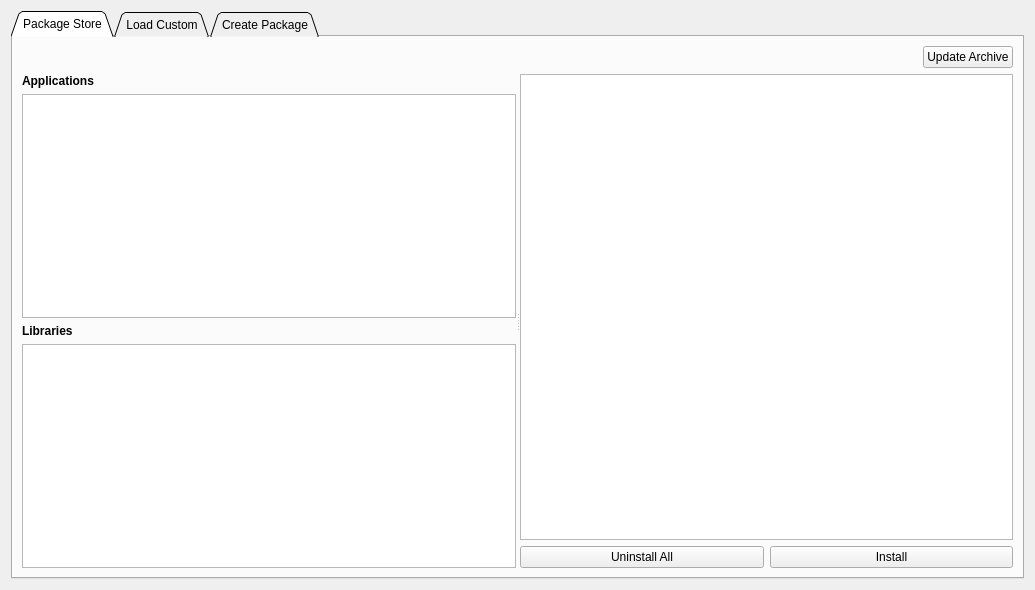
<?xml version="1.0" encoding="UTF-8"?>
<ui version="4.0">
 <class>PageVescPackage</class>
 <widget class="QWidget" name="PageVescPackage">
  <property name="geometry">
   <rect>
    <x>0</x>
    <y>0</y>
    <width>1035</width>
    <height>590</height>
   </rect>
  </property>
  <property name="windowTitle">
   <string>Form</string>
  </property>
  <layout class="QVBoxLayout" name="verticalLayout">
   <item>
    <widget class="QTabWidget" name="tabWidget">
     <property name="tabShape">
      <enum>QTabWidget::Triangular</enum>
     </property>
     <property name="currentIndex">
      <number>0</number>
     </property>
     <widget class="QWidget" name="tab_3">
      <attribute name="title">
       <string>Package Store</string>
      </attribute>
      <layout class="QVBoxLayout" name="verticalLayout_6">
       <item>
        <layout class="QHBoxLayout" name="horizontalLayout_6">
         <item>
          <widget class="DisplayPercentage" name="displayDl" native="true">
           <property name="sizePolicy">
            <sizepolicy hsizetype="MinimumExpanding" vsizetype="Preferred">
             <horstretch>0</horstretch>
             <verstretch>0</verstretch>
            </sizepolicy>
           </property>
          </widget>
         </item>
         <item>
          <widget class="QPushButton" name="dlArchiveButton">
           <property name="text">
            <string>Update Archive</string>
           </property>
          </widget>
         </item>
        </layout>
       </item>
       <item>
        <widget class="QSplitter" name="splitter">
         <property name="sizePolicy">
          <sizepolicy hsizetype="Expanding" vsizetype="MinimumExpanding">
           <horstretch>0</horstretch>
           <verstretch>0</verstretch>
          </sizepolicy>
         </property>
         <property name="orientation">
          <enum>Qt::Horizontal</enum>
         </property>
         <widget class="QWidget" name="">
          <layout class="QVBoxLayout" name="verticalLayout_5">
           <item>
            <widget class="QLabel" name="label_2">
             <property name="font">
              <font>
               <weight>75</weight>
               <bold>true</bold>
              </font>
             </property>
             <property name="text">
              <string>Applications</string>
             </property>
            </widget>
           </item>
           <item>
            <widget class="QListWidget" name="applicationList">
             <property name="editTriggers">
              <set>QAbstractItemView::NoEditTriggers</set>
             </property>
            </widget>
           </item>
           <item>
            <widget class="QLabel" name="label_3">
             <property name="font">
              <font>
               <weight>75</weight>
               <bold>true</bold>
              </font>
             </property>
             <property name="text">
              <string>Libraries</string>
             </property>
            </widget>
           </item>
           <item>
            <widget class="QListWidget" name="libraryList">
             <property name="editTriggers">
              <set>QAbstractItemView::NoEditTriggers</set>
             </property>
            </widget>
           </item>
          </layout>
         </widget>
         <widget class="QWidget" name="layoutWidget">
          <layout class="QVBoxLayout" name="verticalLayout_4">
           <item>
            <widget class="QTextBrowser" name="storeBrowser"/>
           </item>
           <item>
            <layout class="QHBoxLayout" name="horizontalLayout_5">
             <item>
              <widget class="QPushButton" name="uninstallButton">
               <property name="text">
                <string>Uninstall All</string>
               </property>
              </widget>
             </item>
             <item>
              <widget class="QPushButton" name="installButton">
               <property name="text">
                <string>Install</string>
               </property>
              </widget>
             </item>
            </layout>
           </item>
          </layout>
         </widget>
        </widget>
       </item>
      </layout>
     </widget>
     <widget class="QWidget" name="tab">
      <attribute name="title">
       <string>Load Custom</string>
      </attribute>
      <layout class="QVBoxLayout" name="verticalLayout_3">
       <item>
        <widget class="QGroupBox" name="lispBox_3">
         <property name="title">
          <string>Load Package</string>
         </property>
         <layout class="QHBoxLayout" name="horizontalLayout_4">
          <property name="spacing">
           <number>2</number>
          </property>
          <property name="leftMargin">
           <number>6</number>
          </property>
          <property name="topMargin">
           <number>6</number>
          </property>
          <property name="rightMargin">
           <number>6</number>
          </property>
          <property name="bottomMargin">
           <number>6</number>
          </property>
          <item>
           <widget class="QLineEdit" name="loadEdit"/>
          </item>
          <item>
           <widget class="QPushButton" name="chooseLoadButton">
            <property name="sizePolicy">
             <sizepolicy hsizetype="Fixed" vsizetype="Fixed">
              <horstretch>0</horstretch>
              <verstretch>0</verstretch>
             </sizepolicy>
            </property>
            <property name="toolTip">
             <string>Choose file...</string>
            </property>
            <property name="text">
             <string/>
            </property>
            <property name="icon">
             <iconset resource="../res.qrc">
              <normaloff>:/res/icons/Open Folder-96.png</normaloff>:/res/icons/Open Folder-96.png</iconset>
            </property>
           </widget>
          </item>
          <item>
           <widget class="QPushButton" name="loadRefreshButton">
            <property name="text">
             <string/>
            </property>
            <property name="icon">
             <iconset resource="../res.qrc">
              <normaloff>:/res/icons/Refresh-96.png</normaloff>:/res/icons/Refresh-96.png</iconset>
            </property>
           </widget>
          </item>
          <item>
           <widget class="QPushButton" name="writeButton">
            <property name="text">
             <string>Write to VESC</string>
            </property>
            <property name="icon">
             <iconset resource="../res.qrc">
              <normaloff>:/res/icons/Download-96.png</normaloff>:/res/icons/Download-96.png</iconset>
            </property>
           </widget>
          </item>
         </layout>
        </widget>
       </item>
       <item>
        <widget class="QTextBrowser" name="loadBrowser"/>
       </item>
      </layout>
     </widget>
     <widget class="QWidget" name="tab_2">
      <attribute name="title">
       <string>Create Package</string>
      </attribute>
      <layout class="QVBoxLayout" name="verticalLayout_2">
       <item>
        <widget class="QGroupBox" name="lispBox">
         <property name="title">
          <string>Lisp</string>
         </property>
         <property name="checkable">
          <bool>true</bool>
         </property>
         <layout class="QHBoxLayout" name="horizontalLayout">
          <property name="spacing">
           <number>2</number>
          </property>
          <property name="leftMargin">
           <number>6</number>
          </property>
          <property name="topMargin">
           <number>6</number>
          </property>
          <property name="rightMargin">
           <number>6</number>
          </property>
          <property name="bottomMargin">
           <number>6</number>
          </property>
          <item>
           <widget class="QLineEdit" name="lispEdit"/>
          </item>
          <item>
           <widget class="QPushButton" name="chooseLispButton">
            <property name="sizePolicy">
             <sizepolicy hsizetype="Fixed" vsizetype="Fixed">
              <horstretch>0</horstretch>
              <verstretch>0</verstretch>
             </sizepolicy>
            </property>
            <property name="toolTip">
             <string>Choose file...</string>
            </property>
            <property name="text">
             <string/>
            </property>
            <property name="icon">
             <iconset resource="../res.qrc">
              <normaloff>:/res/icons/Open Folder-96.png</normaloff>:/res/icons/Open Folder-96.png</iconset>
            </property>
           </widget>
          </item>
         </layout>
        </widget>
       </item>
       <item>
        <widget class="QGroupBox" name="qmlBox">
         <property name="title">
          <string>Qml</string>
         </property>
         <property name="checkable">
          <bool>true</bool>
         </property>
         <layout class="QGridLayout" name="gridLayout">
          <property name="leftMargin">
           <number>6</number>
          </property>
          <property name="topMargin">
           <number>6</number>
          </property>
          <property name="rightMargin">
           <number>6</number>
          </property>
          <property name="bottomMargin">
           <number>6</number>
          </property>
          <property name="spacing">
           <number>2</number>
          </property>
          <item row="0" column="1">
           <widget class="QPushButton" name="chooseQmlButton">
            <property name="sizePolicy">
             <sizepolicy hsizetype="Fixed" vsizetype="Fixed">
              <horstretch>0</horstretch>
              <verstretch>0</verstretch>
             </sizepolicy>
            </property>
            <property name="toolTip">
             <string>Choose file...</string>
            </property>
            <property name="text">
             <string/>
            </property>
            <property name="icon">
             <iconset resource="../res.qrc">
              <normaloff>:/res/icons/Open Folder-96.png</normaloff>:/res/icons/Open Folder-96.png</iconset>
            </property>
           </widget>
          </item>
          <item row="0" column="0">
           <widget class="QLineEdit" name="qmlEdit"/>
          </item>
          <item row="1" column="0">
           <widget class="QCheckBox" name="qmlFullscreenBox">
            <property name="text">
             <string>Fullscreen</string>
            </property>
           </widget>
          </item>
         </layout>
        </widget>
       </item>
       <item>
        <layout class="QHBoxLayout" name="horizontalLayout_3">
         <item>
          <widget class="QLabel" name="label">
           <property name="text">
            <string>Package Name</string>
           </property>
          </widget>
         </item>
         <item>
          <widget class="QLineEdit" name="nameEdit"/>
         </item>
        </layout>
       </item>
       <item>
        <widget class="MRichTextEdit" name="descriptionEdit" native="true">
         <property name="sizePolicy">
          <sizepolicy hsizetype="Preferred" vsizetype="MinimumExpanding">
           <horstretch>0</horstretch>
           <verstretch>0</verstretch>
          </sizepolicy>
         </property>
        </widget>
       </item>
       <item>
        <widget class="QGroupBox" name="lispBox_2">
         <property name="title">
          <string>Output</string>
         </property>
         <layout class="QHBoxLayout" name="horizontalLayout_2">
          <property name="spacing">
           <number>2</number>
          </property>
          <property name="leftMargin">
           <number>6</number>
          </property>
          <property name="topMargin">
           <number>6</number>
          </property>
          <property name="rightMargin">
           <number>6</number>
          </property>
          <property name="bottomMargin">
           <number>6</number>
          </property>
          <item>
           <widget class="QLineEdit" name="outputEdit"/>
          </item>
          <item>
           <widget class="QPushButton" name="outputRefreshButton">
            <property name="text">
             <string/>
            </property>
            <property name="icon">
             <iconset resource="../res.qrc">
              <normaloff>:/res/icons/Refresh-96.png</normaloff>:/res/icons/Refresh-96.png</iconset>
            </property>
           </widget>
          </item>
          <item>
           <widget class="QPushButton" name="chooseOutputButton">
            <property name="sizePolicy">
             <sizepolicy hsizetype="Fixed" vsizetype="Fixed">
              <horstretch>0</horstretch>
              <verstretch>0</verstretch>
             </sizepolicy>
            </property>
            <property name="toolTip">
             <string>Choose file...</string>
            </property>
            <property name="text">
             <string/>
            </property>
            <property name="icon">
             <iconset resource="../res.qrc">
              <normaloff>:/res/icons/Open Folder-96.png</normaloff>:/res/icons/Open Folder-96.png</iconset>
            </property>
           </widget>
          </item>
          <item>
           <widget class="QPushButton" name="saveButton">
            <property name="text">
             <string>Save Package</string>
            </property>
            <property name="icon">
             <iconset resource="../res.qrc">
              <normaloff>:/res/icons/Save-96.png</normaloff>:/res/icons/Save-96.png</iconset>
            </property>
           </widget>
          </item>
         </layout>
        </widget>
       </item>
      </layout>
     </widget>
    </widget>
   </item>
  </layout>
 </widget>
 <customwidgets>
  <customwidget>
   <class>MRichTextEdit</class>
   <extends>QWidget</extends>
   <header>widgets/mrichtextedit.h</header>
   <container>1</container>
  </customwidget>
  <customwidget>
   <class>DisplayPercentage</class>
   <extends>QWidget</extends>
   <header>widgets/displaypercentage.h</header>
   <container>1</container>
  </customwidget>
 </customwidgets>
 <resources>
  <include location="../res.qrc"/>
 </resources>
 <connections/>
</ui>
